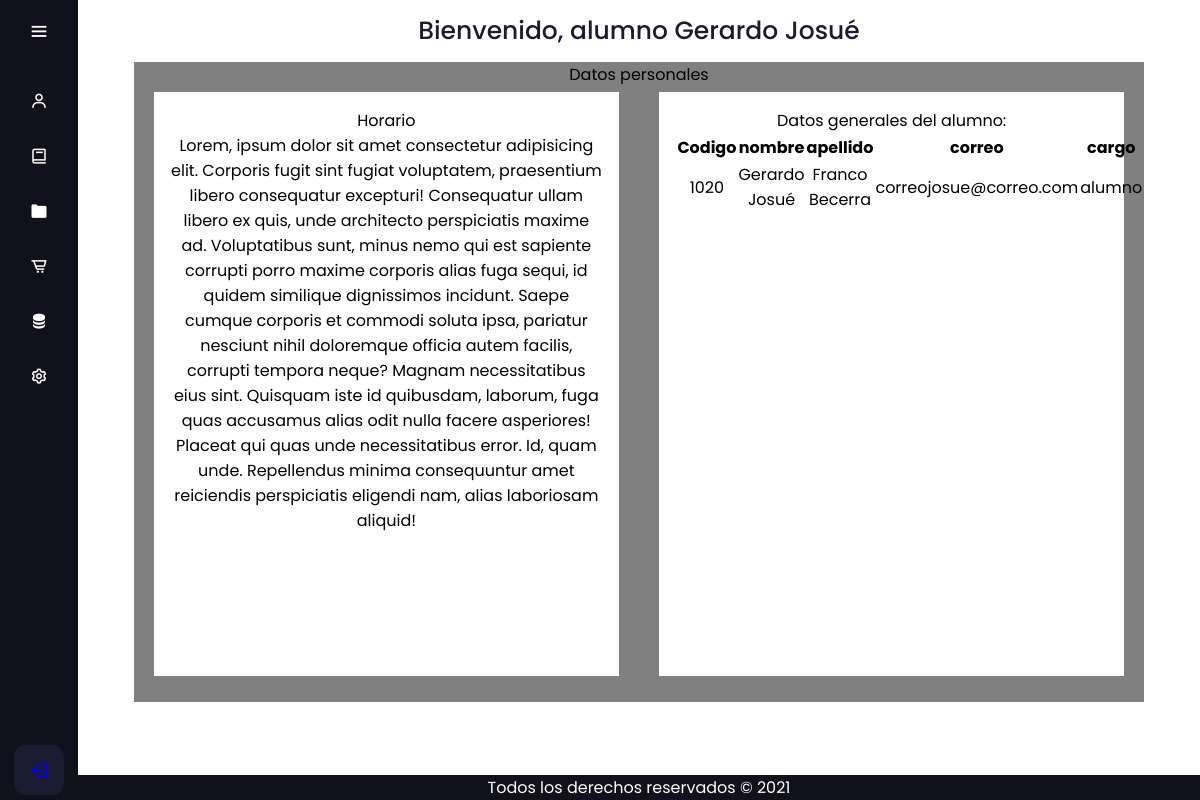
/php/pagos.php (signed in), run on the app's committed database.
### tables this page shows
CREATE TABLE `persona` (
  `codigo` varchar(10) NOT NULL,
  `nombre` varchar(100) NOT NULL,
  `apellido` varchar(100) NOT NULL,
  `telefono` varchar(10) NOT NULL,
  `correo` varchar(50) NOT NULL,
  `genero` char(1) NOT NULL,
  `contrasena` varchar(1000) NOT NULL,
  `tipo_sangre` char(3) NOT NULL,
  `cargo` varchar(20) NOT NULL,
  `estatus` varchar(10) NOT NULL
);

### php/pagos.php (the view, shortened to what this page needs)
<?php
    require_once 'conexion.php';
?>
<!DOCTYPE html><html class="menu">
<html ng-app="EM-SCHOOL">
  <head>
    <link rel="stylesheet" href="../css/calificaciones.css">
    <link rel="stylesheet" href="https://use.fontawesome.com/releases/v5.8.1/css/all.css">
    <link rel="stylesheet" type="text/css" href="https://netdna.bootstrapcdn.com/font-awesome/4.0.3/css/font-awesome.css" rel="stylesheet">
    <link href='https://unpkg.com/boxicons@2.0.7/css/boxicons.min.css' rel='stylesheet'>
  </head>
  <body>
    <div class="sidebar">
      <div class="logo_content">
        <i class='bx bx-menu' id="btn" ></i>
      </div>
      <ul class="nav_list">
        <li>
          <a href="inicioAlumno.php">
            <i class='bx bx-user' ></i>
          </a>
        </li>
        <li>
          <a href="calificaciones.php">
            <i class='bx bx-book'></i>
          </a>
        </li>
        <li>
          <a href="registro.php">
            <i class='bx bxs-folder'></i>
          </a>
        </li>
        <li>
          <a href="pagos.php">
            <i class='bx bx-cart-alt' ></i>
          </a>
        </li>
        <li>
          <a href="servicios.php">
            <i class='bx bxs-data'></i>
          </a>
        </li>
        <li>
          <a href="configuracion.php">
            <i class='bx bx-cog' ></i>
          </a>
        </li>
      </ul>
      <div class="profile_content">
        <div class="profile">
          <a href="logout.php">
          <i class='bx bx-log-out' id="log_out" ></i>
          </a>
        </div>
      </div>
    </div>
    <div class="home_content">
        <div class="text">Bienvenido, alumno
        <?php
        $valor = $_SESSION['codigo'];
        $query = mysqli_query($conexion, "SELECT * FROM persona WHERE codigo = '$valor'");
        $usuario = mysqli_fetch_assoc($query);
        echo $usuario['nombre'];
        ?>
        </div>
      <div id="content">
        <div id="center">
          <p>Datos personales</p>
        </div>
        <div id="left">
          <p>Horario</p>
          <p>Lorem, ipsum dolor sit amet consectetur adipisicing elit. Corporis fugit sint fugiat voluptatem, praesentium libero consequatur excepturi! Consequatur ullam libero ex quis, unde architecto perspiciatis maxime ad. Voluptatibus sunt, minus nemo qui est sapiente corrupti porro maxime corporis alias fuga sequi, id quidem similique dignissimos incidunt. Saepe cumque corporis et commodi soluta ipsa, pariatur nesciunt nihil doloremque officia autem facilis, corrupti tempora neque? Magnam necessitatibus eius sint. Quisquam iste id quibusdam, laborum, fuga quas accusamus alias odit nulla facere asperiores! Placeat qui quas unde necessitatibus error. Id, quam unde. Repellendus minima consequuntur amet reiciendis perspiciatis eligendi nam, alias laboriosam aliquid!</p>
        </div>
        <div id="right">
          <p>Datos generales del alumno:</p>
          <div id = "datos">
              <table class="tabla">
                <thead>
                  <th>Codigo</th>
                  <th>nombre</th>
                  <th>apellido</th>
                  <th>correo</th>
                  <th>cargo</th>
                </thead>
                <tbody id="body-table">
                  <tr>
                    <td><?php echo $usuario['codigo'];?></td>
                    <td><?php echo $usuario['nombre'];?></td>
                    <td><?php echo $usuario['apellido'];?></td>
                    <td><?php echo $usuario['correo'];?></td>
                    <td><?php echo $usuario['cargo'];?></td>
                  </tr>
                </tbody>
              </table>
          </div>
        </div>
        <div class="footer">
        <p> Todos los derechos reservados © 2021</p>
      </div>
      </div>
    </div>
</body>
</html>

### css/calificaciones.css (style rules this page uses)
* { margin: 0; padding: 0; box-sizing: border-box; font-family: "Poppins" , sans-serif; }
body { position: absolute; min-height: 100vh; width: 100%; overflow: hidden; overflow-y: scroll; }
.sidebar { position: fixed; top: 0; left: 0; height: 100%; width: 78px; background: #11101d; padding: 6px 14px; z-index: 99; transition: all 0.5s ease; }
.sidebar #btn { position: absolute; color: #fff; top: 6px; left: 50%; font-size: 22px; height: 50px; width: 50px; text-align: center; line-height: 50px; transform: translateX(-50%); }
.sidebar ul { margin-top: 20px; }
.sidebar ul li { position: relative; height: 50px; width: 100%; margin: 0 5px; list-style: none; line-height: 50px; margin: 5px 0; }
.sidebar ul li a { color: #fff; display: flex; align-items: center; text-decoration: none; border-radius: 12px; white-space: nowrap; transition: all 0.4s ease; }
.sidebar ul li i { font-size: 18px; font-weight: 400; height: 50px; min-width: 50px; border-radius: 12px; line-height: 50px; text-align: center; }
.sidebar .profile_content { position: absolute; color: #fff; bottom: 0; left: 0; width: 100%; }
.sidebar .profile_content .profile { position: relative; padding: 10px 6px; height: 60px; background: none; transition: all 0.4s ease; }
.profile #log_out { position: absolute; bottom: 5px; left: 50%; transform: translateX(-50%); min-width: 50px; line-height: 50px; font-size: 20px; border-radius: 12px; text-align: center; transition: all 0.4s ease; background: #1d1b31; }
.home_content { text-align: center; position: absolute; height: 100vh; width: calc(100% - 78px); left: 78px; box-shadow: 0 5px 10px rgba(0,0,0,0.2px); transition: all 0.5s ease; }
.home_content .text { font-size: 25px; font-weight: 500; color: #1d1b31; margin: 12px; }
#content { margin: 0px auto; overflow:auto; width: 90%; min-height: 80%; background: gray; }
#left, #right { width: 46%; margin:5px; padding: 1em; height: 73vh; background: white; }
.footer { position: absolute; left: 0; bottom: 0; width: 100%; background-color: #11101d; color: white; text-align: center; }
#left { float:left; margin-left: 20px; }
#right { float:right; margin-right: 20px; }

### data on the page
persona: nombre "Gerardo Josué", codigo "1020", apellido "Franco Becerra", correo "correojosue@correo.com", cargo "alumno"
